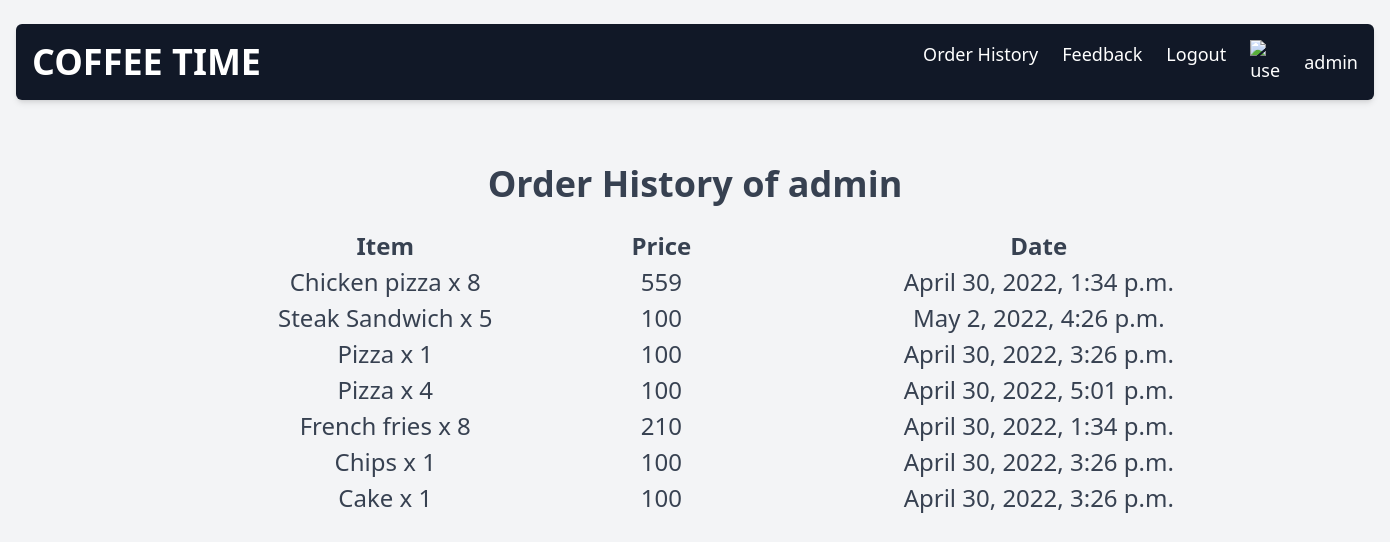
Screenshot of /order_history/ (signed in) with the database file from the repository.
### shop/models.py (models this page shows, shortened)
class OrderHistory(Model):
    user = CharField(max_length=200)
    product = CharField(max_length=200)
    date = DateTimeField(default=timezone.now())
    price = PositiveIntegerField()

### shop/views.py (the view)
# urls.py: path("order_history/", order_history, name="order_history"),
@login_required
def order_history(request):
    user = request.user
    orders = OrderHistory.objects.filter(user=user)
    result = []
    for order in orders:
        item = {
            'item': order.product,
            'price': order.price,
            'date': order.date,
        }
        result.append(item)
    res = [dict(t) for t in {tuple(d.items()) for d in result}]
    for r in res:
        r['count'] = result.count(r)
    return render(request, 'shop/order_history.html', {'orders': res, 'user': request.user})

### shop/templates/shop/order_history.html
{% extends 'theme/base_logged_in.html' %}
{% block content %}
    <h1 class="text-4xl text-center py-6 font-bold">Order History of {{ user }}</h1>
    <div class="text-center" style="width: 100vw; position: absolute;left: 15%">
        <table style="font-size: x-large">
            <thead>
            <tr>
                <th style="padding: 0 5vw">Item</th>
                <th style="padding: 0 5vw">Price</th>
                <th style="padding: 0 5vw; width: 40vw">Date</th>
            </tr>
            </thead>
            <tbody>
            {% for order in orders %}
                <tr>
                    <td style="padding: 0 5vw">{{ order.item }} x {{ order.count }}</td>
                    <td style="padding: 0 5vw">{{ order.price }}</td>
                    <td style="padding: 0 5vw; width: 40vw">{{ order.date }}</td>
                </tr>
            {% endfor %}
            </tbody>
        </table>
    </div>
{% endblock content %}

### theme/templates/theme/navbar_logged_in.html
<header class='px-4 py-6'>
    <nav class='flex items-center justify-between p-4 text-white bg-gray-900 rounded-md shadow-md'>
        <h1 class='text-4xl font-bold uppercase'>
            <a href="{% url 'home' %}">Coffee Time</a>
        </h1>
        <ul class='flex gap-6 text-lg'>
            <li>
                <a class='hover:text-indigo-300' href="{% url 'order_history' %}">Order History</a>
            </li>
            <li>
                <a class='hover:text-indigo-300' href="{% url 'feedback' %}">Feedback</a>
            </li>
            <li>
                <a class='hover:text-indigo-300' href="{% url 'logout' %}">Logout</a>
            </li>
            <li>
                <img width="30" height="30"
                     src="https://media.istockphoto.com/vectors/user-icon-flat-isolated-on-white-background-user-symbol-vector-vector-id1300845620?k=20&m=1300845620&s=612x612&w=0&h=f4XTZDAv7NPuZbG0habSpU0sNgECM0X7nbKzTUta3n8="
                     alt="user: ">
            </li>
            <button onclick="onUserButtonClick()">{{ user }}</button>
        </ul>
    </nav>
</header>

### rows the page displays
OrderHistory: item "Chicken pizza", date "April 30, 2022, 1:34 p.m."
OrderHistory: item "Steak Sandwich", date "May 2, 2022, 4:26 p.m."
OrderHistory: item "Pizza", date "April 30, 2022, 3:26 p.m."
OrderHistory: item "Pizza", date "April 30, 2022, 5:01 p.m."
OrderHistory: item "French fries", date "April 30, 2022, 1:34 p.m."
OrderHistory: item "Chips", date "April 30, 2022, 3:26 p.m."
OrderHistory: item "Cake", date "April 30, 2022, 3:26 p.m."

### other values shown
{{ user }} "admin"
{{ order.count }} "8" "5" "1" "4" "8" "1" "1"
{{ order.price }} "559" "100" "100" "100" "210" "100" "100"
